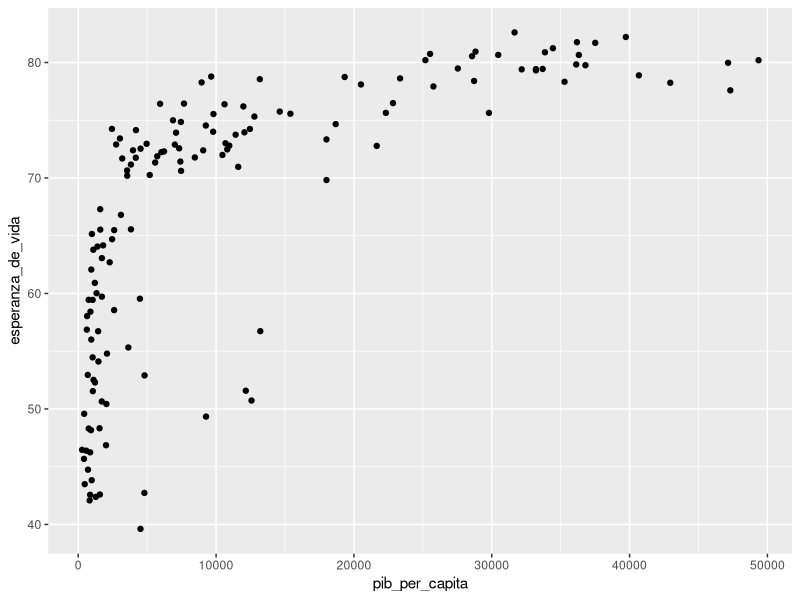
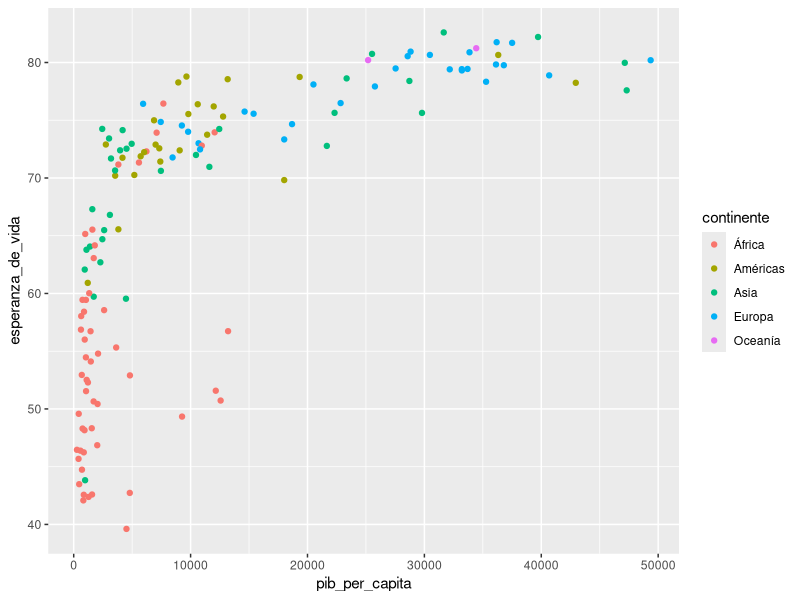
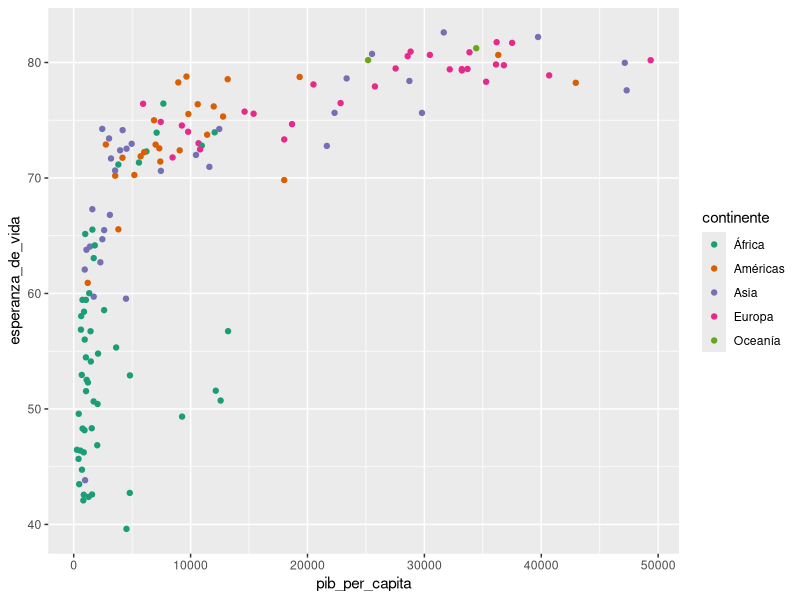
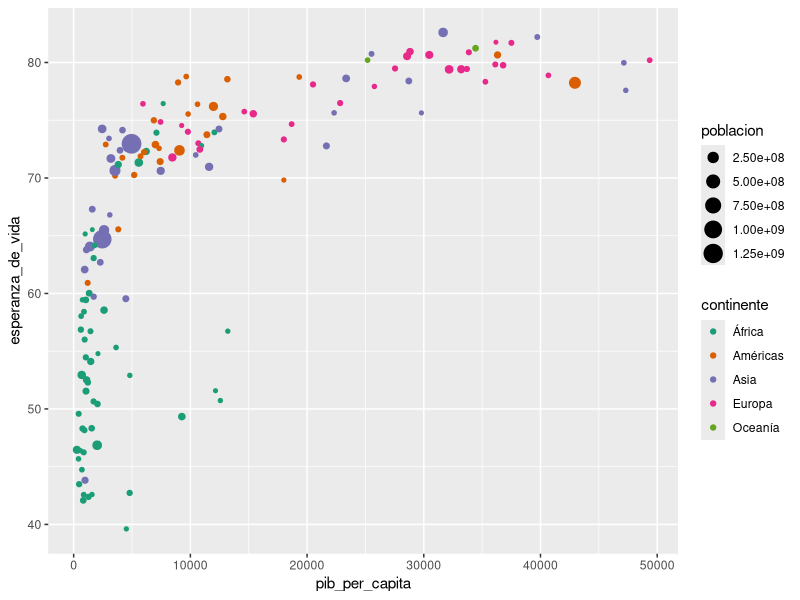
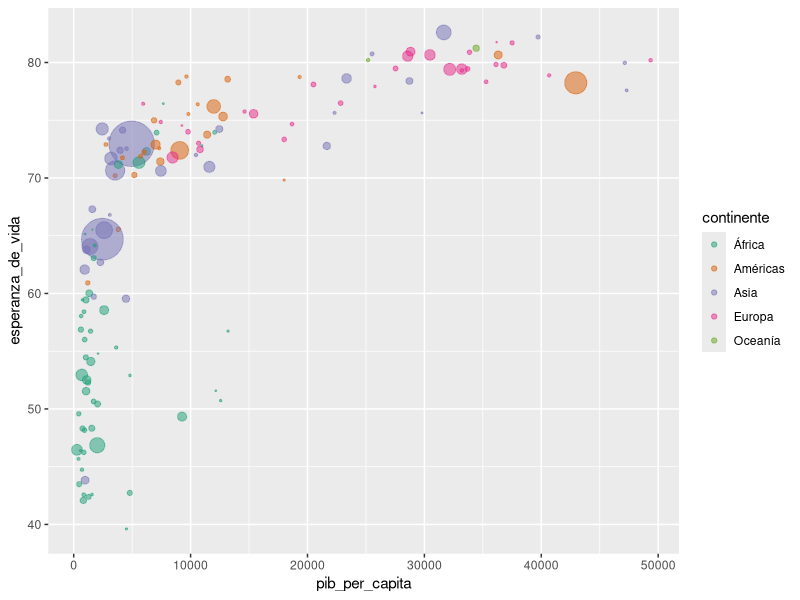
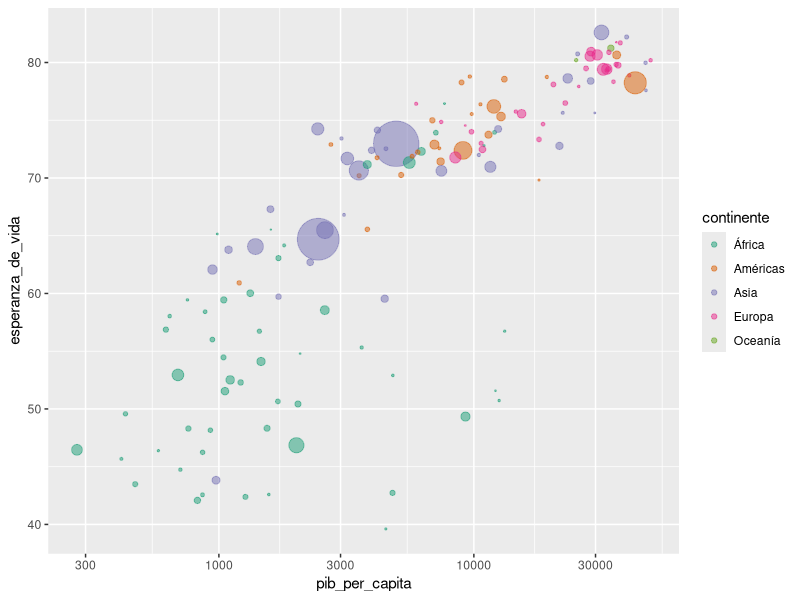

R code for these plots, in order:
## ---- chunk 1
knitr::opts_chunk$set(echo = TRUE)
library(ggplot2)
library(dplyr)
## ---- chunk 2
paises <- readr::read_csv("datos/paises.csv")

paises %>% 
  filter(anio == 2007) %>% 
  ggplot(aes(pib_per_capita, esperanza_de_vida)) +
  geom_point()

## ---- chunk 3
paises %>% 
  filter(anio == 2007) %>% 
  ggplot(aes(pib_per_capita, esperanza_de_vida)) +
  geom_point(aes(color = continente))
## ---- chunk 4
paises %>% 
  filter(anio == 2007) %>% 
  ggplot(aes(pib_per_capita, esperanza_de_vida)) +
  geom_point(aes(color = continente)) +
  scale_color_brewer(type = "qual", palette = "Dark2")
## ---- chunk 5
paises %>% 
  filter(anio == 2007) %>% 
  ggplot(aes(pib_per_capita, esperanza_de_vida)) +
  geom_point(aes(color = continente, size = poblacion)) +
  scale_color_brewer(type = "qual", palette = "Dark2")
## ---- chunk 6
paises %>% 
  filter(anio == 2007) %>% 
  ggplot(aes(pib_per_capita, esperanza_de_vida)) +
  geom_point(aes(color = continente, size = poblacion), alpha = 0.5) +
  scale_color_brewer(type = "qual", palette = "Dark2") +
  scale_size_area(max_size = 15, guide = NULL)
## ---- chunk 7
paises %>% 
  filter(anio == 2007) %>% 
  ggplot(aes(pib_per_capita, esperanza_de_vida)) +
  geom_point(aes(color = continente, size = poblacion), alpha = 0.5) +
  scale_color_brewer(type = "qual", palette = "Dark2") +
  scale_size_area(max_size = 15, guide = NULL) +
  scale_x_log10()
